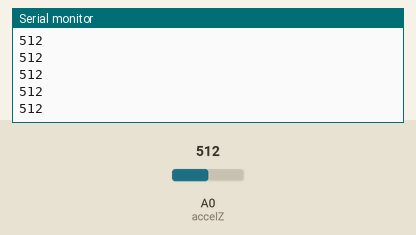
Recording of a sketch running on a simulated Arduino Uno, built with avr-gcc and run on an emulated ATmega328P. Parts: the last lines printed to the serial monitor. The inputs (shaded band) are chosen by the test bench; at power-on: A0 (accelZ) = 512.

Above: at 1.2 s.
1.3 s: A0 (accelZ) set to 716
At 2.3 s:
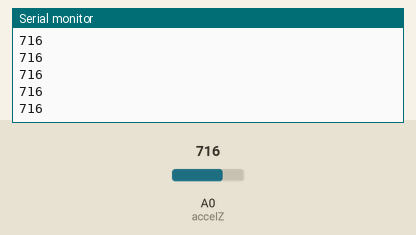
2.8 s: A0 (accelZ) set to 900
At 3.3 s:
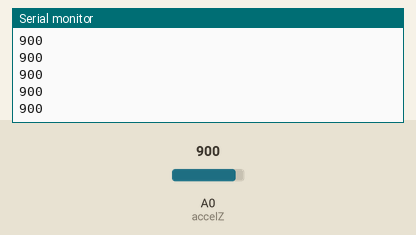
Timing chart, 0 to 5.8 s (numbered marks = the images above; inputs shaded):
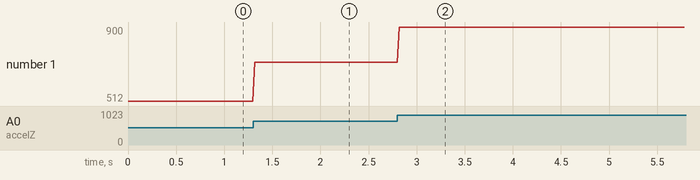

Measured:
- after the input at 1.3 s, the serial monitor: prints a new line at once (image 1)
- after the input at 2.8 s, the serial monitor: prints a new line at once (image 2)
- plotted number 1: 512 → 716 after the input at 1.3 s, 716 → 900 after the input at 2.8 s

The sketch:

Accelerometers.ino
```cpp
int accelZ = A0;


void setup() {
  pinMode(accelZ, INPUT);
  Serial.begin(9600);

}

void loop() {
  // read the current voltage at the pin
  int accel_val = analogRead(accelZ);
  // Serial.print("the acceleration is ");
  Serial.println(accel_val);
  delay(20);
}
```
